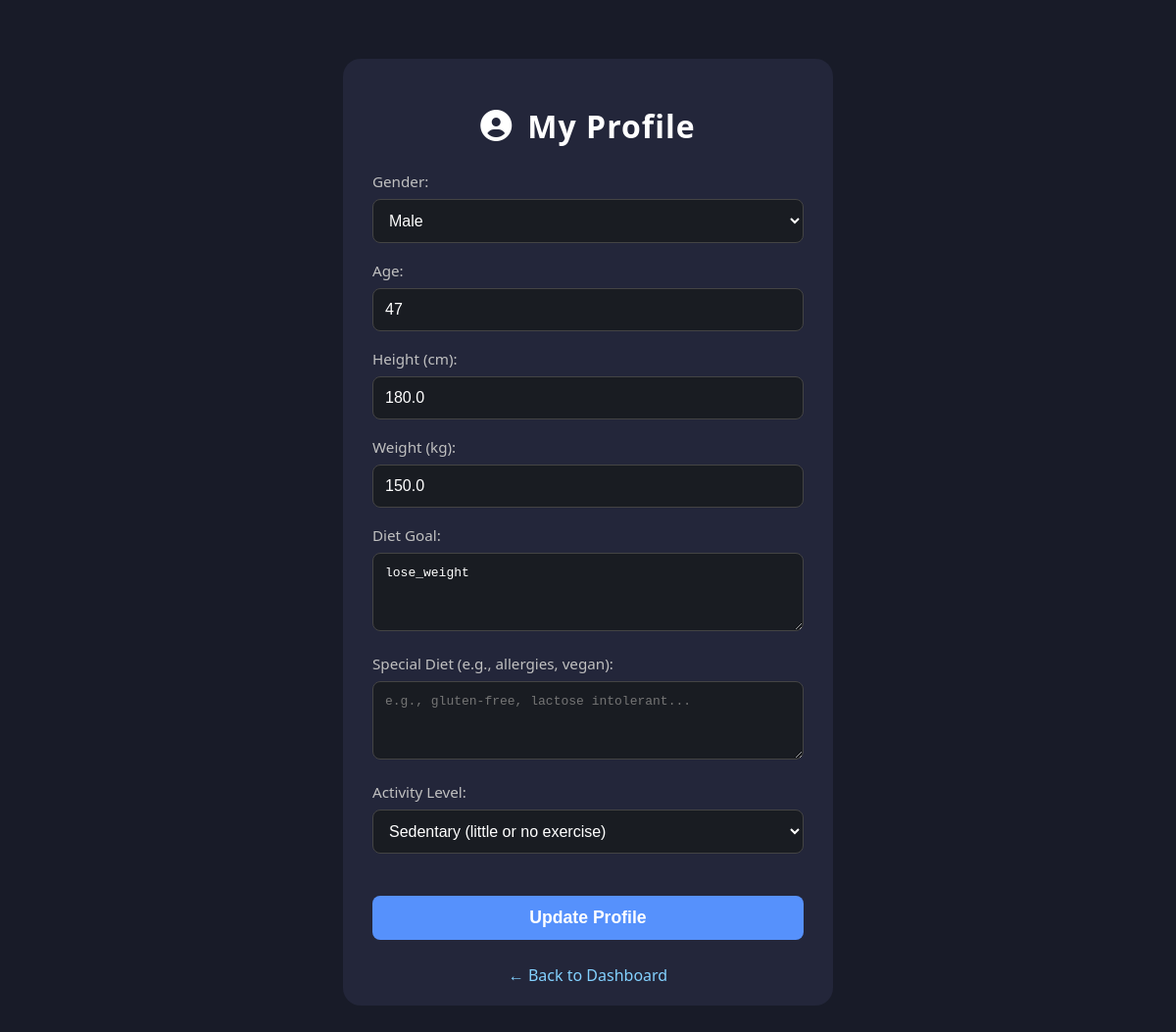
The app's page /profile (signed in) with its own data.
### backend/models.py (models this page shows)
class User(db.Model):
    id = db.Column(db.Integer, primary_key=True)
    username = db.Column(db.String(80), unique=True, nullable=False)
    password = db.Column(db.String(255), nullable=False)
    gender = db.Column(db.String(20))   # 新增
    age = db.Column(db.Integer)         # 新增
    height = db.Column(db.Float)        # 新增
    weight = db.Column(db.Float)        # 新增
    diet_goal = db.Column(db.String(80))  # 饮食目标
    activity_level = db.Column(db.String(40))
    special_diet = db.Column(db.String(255))  # 特殊饮食习惯
    avatar_url = db.Column(db.String(255))  # 头像URL（可选）

### app.py (the view, shortened to what this page needs)
    @app.route('/profile', methods=['GET', 'POST'])
    def profile():
        if 'user_id' not in session:
            flash('Please log in first!')
            return redirect(url_for('login'))
        user = db.session.get(User, session['user_id'])
        return render_template('profile.html', user=user)

### templates/profile.html (shortened to what this page needs)
<!DOCTYPE html>
<html lang="en">
<head>
    <link rel="stylesheet" href="https://cdnjs.cloudflare.com/ajax/libs/font-awesome/6.4.0/css/all.min.css">
</head>
<body>
<div class="profile-container">
    <h2><i class="fas fa-user-circle"></i> My Profile</h2>
    <form method="POST" action="{{ url_for('profile') }}">
        <div class="form-group">
            <label for="gender">Gender:</label>
            <select name="gender" id="gender" required>
                <option value="male" {% if user.gender == 'male' %}selected{% endif %}>Male</option>
            </select>
        </div>
        <div class="form-group">
            <label for="age">Age:</label>
            <input type="number" name="age" id="age" min="1" max="120" value="{{ user.age or '' }}" required>
        </div>
        <div class="form-group">
            <label for="height">Height (cm):</label>
            <input type="number" name="height" id="height" min="50" max="250" step="0.1" value="{{ user.height or '' }}" required>
        </div>
        <div class="form-group">
            <label for="weight">Weight (kg):</label>
            <input type="number" name="weight" id="weight" min="10" max="300" step="0.1" value="{{ user.weight or '' }}" required>
        </div>
        <div class="form-group">
            <label for="diet_goal">Diet Goal:</label>
            <textarea name="diet_goal" id="diet_goal" placeholder="e.g., lose weight, gain muscle, maintain...">{{ user.diet_goal or '' }}</textarea>
        </div>
        <div class="form-group">
            <label for="special_diet">Special Diet (e.g., allergies, vegan):</label>
            <textarea name="special_diet" id="special_diet" placeholder="e.g., gluten-free, lactose intolerant...">{{ user.special_diet or '' }}</textarea>
        </div>
        <div class="form-group">
            <label for="activity_level">Activity Level:</label>
            <select name="activity_level" id="activity_level">
                <option value="sedentary" {% if user.activity_level == 'sedentary' %}selected{% endif %}>Sedentary (little or no exercise)</option>
            </select>
        </div>
        <button type="submit" class="btn">Update Profile</button>
    </form>
    <a href="{{ url_for('dashboard') }}" class="back-link">← Back to Dashboard</a>
</div>
</body>
</html>

### templates/profile.html (style rules this page uses)
body { background: #181b28; color: #fff; font-family: 'Segoe UI', Arial, sans-serif; margin: 0; padding: 20px; box-sizing: border-box; }
.profile-container { max-width: 500px; margin: 40px auto; background: #23263a; border-radius: 18px; padding: 20px 30px; box-sizing: border-box; }
h2 { text-align: center; margin-bottom: 25px; font-size: 2em; letter-spacing: 1px; display: flex; align-items: center; justify-content: center; }
h2 .fa-user-circle { margin-right: 15px; }
.form-group { margin-bottom: 18px; text-align: left; }
label { display: block; margin-bottom: 8px; color: #c0c0c0; font-size: 0.95em; }
input, select, textarea { width: 100%; padding: 12px; border-radius: 8px; border: 1px solid #444; background: #191c22; color: #fff; font-size: 1em; box-sizing: border-box; }
textarea { resize: vertical; min-height: 80px; }
.btn { width: 100%; margin-top: 25px; padding: 12px; border: none; border-radius: 8px; background: #5691fc; color: #fff; font-size: 1.1em; font-weight: bold; transition: background .2s; cursor: pointer; }
.back-link { display: block; margin-top: 25px; text-align: center; color: #83d1ff; text-decoration: none; }

### records on screen
User: gender "Male", age "47", height "180.0", weight "150.0", diet_goal "lose_weight", activity_level "Sedentary (little or no exercise)"
